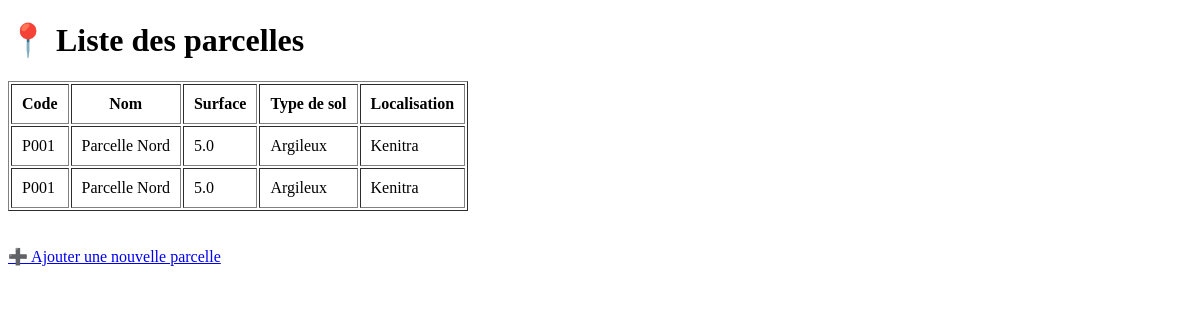
Page /parcelles/ on the earlier database version.
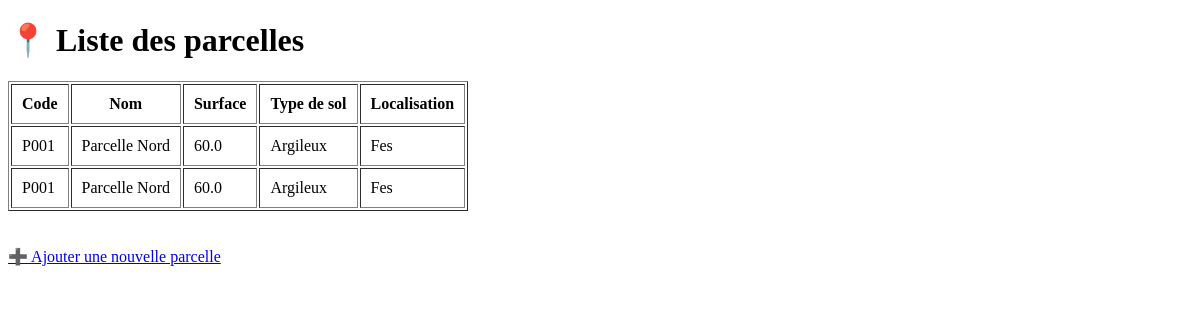
Same page on the later database version.
### irrigation/models.py (models this page shows, shortened)
class Parcelle(models.Model):
    code = models.CharField(max_length=20)
    nom = models.CharField(max_length=100)
    surface = models.FloatField()
    type_sol = models.CharField(max_length=50)
    reserve_max = models.FloatField()
    reserve_actuelle = models.FloatField()
    seuil_minimum = models.FloatField()
    localisation = models.CharField(max_length=100)

### irrigation/views.py (the view)
# urls.py: path('parcelles/', views.parcelles, name='parcelles'),
def parcelles(request):
    liste_parcelles = Parcelle.objects.all()
    return render(
        request,
        'irrigation/parcelles.html',
        {'parcelles': liste_parcelles}
    )

### irrigation/templates/irrigation/parcelles.html (shortened to what this page needs)
<!DOCTYPE html>
<html>
<head>
</head>
<body>
    <h1>📍 Liste des parcelles</h1>
    <table border="1" cellpadding="10">
        <tr>
            <th>Code</th>
            <th>Nom</th>
            <th>Surface</th>
            <th>Type de sol</th>
            <th>Localisation</th>
        </tr>
        {% for parcelle in parcelles %}
        <tr>
            <td>{{ parcelle.code }}</td>
            <td>{{ parcelle.nom }}</td>
            <td>{{ parcelle.surface }}</td>
            <td>{{ parcelle.type_sol }}</td>
            <td>{{ parcelle.localisation }}</td>
        </tr>
        {% endfor %}
    </table>
    <br><br>
<a href="/ajouter-parcelle/">
    ➕ Ajouter une nouvelle parcelle
</a>
</body>
</html>

Differences in the rows shown:
removed Parcelle: code "P001", nom "Parcelle Nord", surface "5.0", type_sol "Argileux", localisation "Kenitra"
removed Parcelle: code "P001", nom "Parcelle Nord", surface "5.0", type_sol "Argileux", localisation "Kenitra"
added Parcelle: code "P001", nom "Parcelle Nord", surface "60.0", type_sol "Argileux", localisation "Fes"
added Parcelle: code "P001", nom "Parcelle Nord", surface "60.0", type_sol "Argileux", localisation "Fes"
